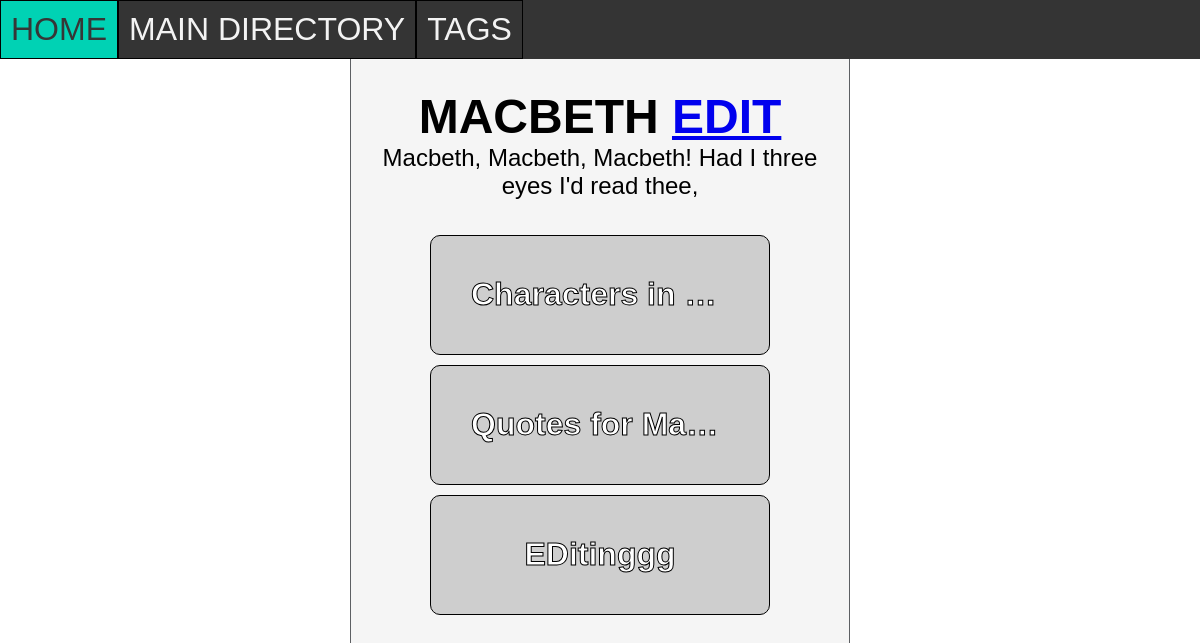
/tag/3, run on the app's committed database.
### tables this page shows
CREATE TABLE TAG (id INTEGER PRIMARY KEY AUTOINCREMENT, name STRING, info STRING);

CREATE TABLE ENTRY (id INTEGER PRIMARY KEY AUTOINCREMENT, parent_id INTEGER REFERENCES FOLDER (id), name STRING, entry STRING);

### routes.py (the view)
@app.route('/tag/<int:id>')
def tag(id):
    infoname = retrieve('SELECT name, info FROM TAG WHERE id = ?',(id,))
    entries = retrieve('SELECT id, name FROM ENTRYTAG JOIN ENTRY ON ENTRY.id = entry_id WHERE tag_id = ?', (id,))
    return render_template('pages/tag.html',infoname=infoname, entries=entries, id=id)

### routes.py (called while the page is built)
def retrieve(query, parameters=None):
    conn = sqlite3.connect('notes_app.db')
    cur = conn.cursor()
    if parameters is None:
        cur.execute(query)
    else:
        cur.execute(query, parameters)
    results = cur.fetchall()
    conn.commit()
    return results

### templates/pages/tag.html
{% extends 'base_templates/layout.html' %}
{% block content %}
<div class="info">
    <h1>{{infoname[0][0]}} <a href="/edit-tag/{{id}}">Edit</a></h1>
    {{infoname[0][1]}}
</div>
<div class="links">
    {% for entry in entries %}
    <a href="/entry/{{entry[0]}}">{{entry[1]}}</a>
    {% endfor %}
</div>
{% endblock %}

### static/css/style.css (style rules this page uses)
* { margin: 0; padding: 0; box-sizing: border-box; text-align: center; font-family: sans-serif; }
html,body { height: 100%; }
h1 { text-transform: uppercase; font-weight: bold; margin: 0; }
.info { margin: 30px 30px 30px 30px; font-size: 1.5em; display: block; }
.links { display: flex; flex-direction: row; flex-wrap: wrap; justify-content: center; }
.links a { margin: 5px; padding: 40px; text-decoration: none; border:1px solid #000000; color: #ffffff; border-radius: 10px; font-size: 2em; width: 340px; height: 120px; font-weight: bold; -webkit-text-stroke: #000000 1px; overflow: hidden; text-overflow: ellipsis; white-space: nowrap; background-color: #cecece; }

### data on the page
TAG: name "MACBETH", info "Macbeth, Macbeth, Macbeth! Had I three eyes I'd read thee,"
ENTRY: name "Characters in…"
ENTRY: name "Quotes for Ma…"
ENTRY: name "EDitinggg"
